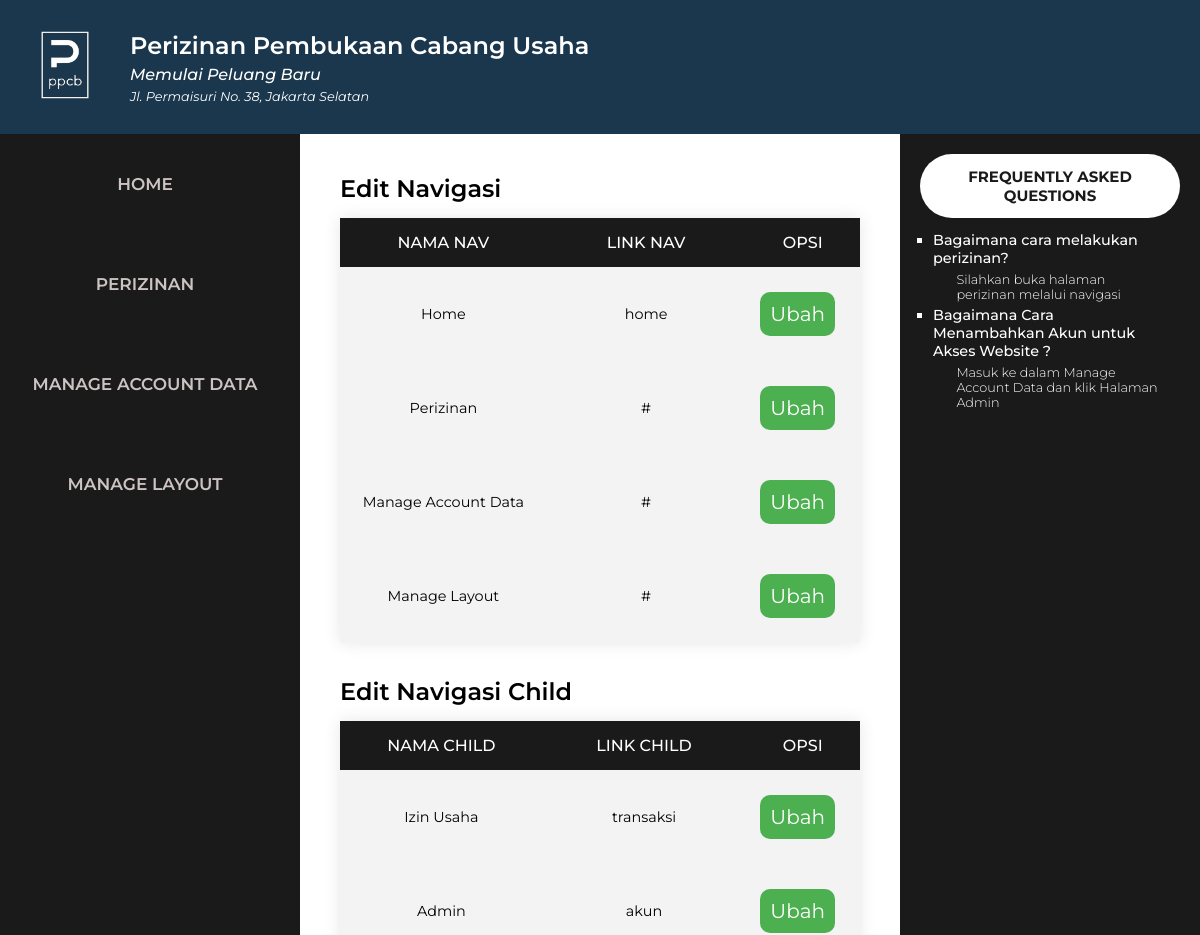
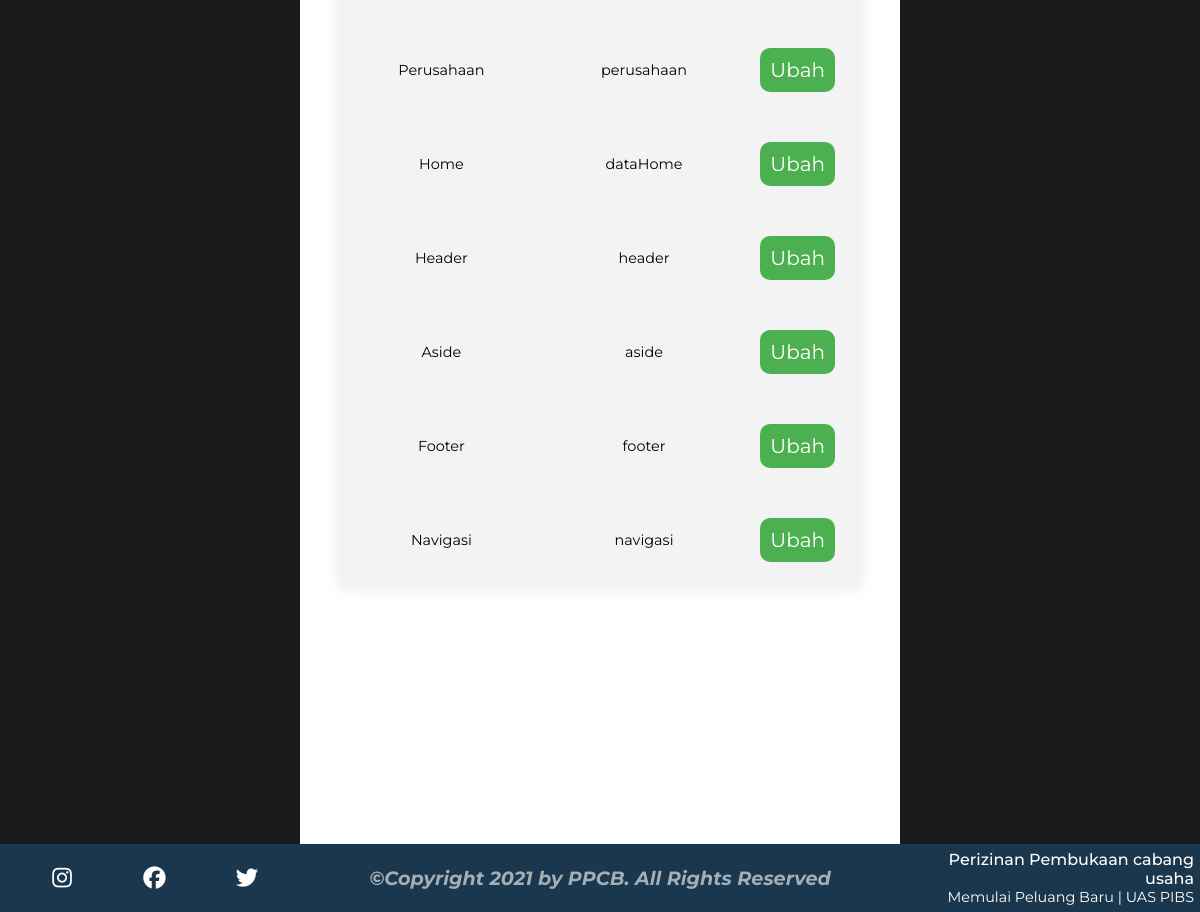
The app's page /public/navigasi (signed in) with its own data (2 pictures, top to bottom).
### tables this page shows
CREATE TABLE `header` (
  `id_header` varchar(20) NOT NULL DEFAULT '',
  `logo` varchar(255) DEFAULT NULL,
  `nama_web` varchar(255) DEFAULT NULL,
  `sub_text` varchar(255) DEFAULT NULL,
  `alamat` varchar(255) DEFAULT NULL
);

CREATE TABLE `navigasi` (
  `id_nav` varchar(11) NOT NULL DEFAULT '',
  `nav_main` varchar(255) DEFAULT NULL,
  `nav_link` varchar(255) DEFAULT NULL
);

CREATE TABLE `navchild` (
  `id_child` varchar(20) NOT NULL DEFAULT '',
  `child_name` varchar(255) DEFAULT NULL,
  `child_link` varchar(255) DEFAULT NULL,
  `id_nav` varchar(255) DEFAULT NULL
);

CREATE TABLE `aside` (
  `id_aside` varchar(20) NOT NULL DEFAULT '',
  `aside_faq` varchar(255) DEFAULT NULL,
  `faq_answer` varchar(255) DEFAULT NULL
);

CREATE TABLE `footer` (
  `id_footer` varchar(20) NOT NULL DEFAULT '',
  `copyright` varchar(255) DEFAULT NULL,
  `facebook` varchar(255) DEFAULT NULL,
  `instagram` varchar(255) DEFAULT NULL,
  `twitter` varchar(255) DEFAULT NULL,
  `nama_web` varchar(255) DEFAULT NULL,
  `slogan` varchar(255) DEFAULT NULL,
  `keterangan` varchar(255) DEFAULT NULL
);

### app/core/Controller.php (called while the page is built, shortened)
<?php
class Controller
{
    public function view($view, $data = [])
    {
        require_once '../app/views/' . $view . '.php';
    }
    public function model($model)
    {
        return new $model;
    }
}

### app/controllers/Navigasi.php (called while the page is built, shortened)
<?php
class Navigasi extends Controller
{
    public function index()
    {
        $data['judul'] = 'Manage Navigation';
        $data['head'] = $this->model('Header_model')->getHeader();
        $data['footer'] = $this->model('Footer_model')->getFooter();
        $data['aside'] = $this->model('Aside_model')->getAside();
        $data['nav'] = $this->model('Navigasi_model')->getNavigasi();
        $data['child'] = $this->model('Navigasi_model')->getChild();
        $this->view('templates/header', $data);
        $this->view('templates/nav', $data);
        $this->view('navigasi/index', $data);
        $this->view('templates/aside', $data);
        $this->view('templates/footer', $data);
    }
}

### app/core/App.php (called while the page is built, shortened)
<?php
class App
{
    protected $method = 'index';
    protected $params = [];
    public function __construct()
    {
        $this->controller = new $this->controller;
        call_user_func_array([$this->controller, $this->method], $this->params);
    }
}

### public/index.php (called while the page is built, shortened)
<?php
$app = new App;

### app/core/Database.php (called while the page is built, shortened)
<?php
class Database
{
    private $host = DB_HOST;
    private $user = DB_USER;
    private $pass = DB_PASS;
    private $db_name = DB_NAME;
    private $dbh;
    private $stmt;
    public function __construct()
    {
        $dsn = 'mysql:host=' . $this->host . ';dbname=' . $this->db_name;;
        $option = [
            PDO::ATTR_PERSISTENT => true,
            PDO::ATTR_ERRMODE => PDO::ERRMODE_EXCEPTION
        ];
        try {
            $this->dbh = new PDO($dsn, $this->user, $this->pass, $option);
        } catch (PDOException $e) {
            die($e->getMessage());
        }
    }
    public function query($query)
    {
        $this->stmt = $this->dbh->prepare($query);
    }
    public function execute()
    {
        $this->stmt->execute();
    }
    public function resultSet()
    {
        $this->execute();
        return $this->stmt->fetchAll(PDO::FETCH_ASSOC);
    }
    public function single()
    {
        $this->execute();
        return $this->stmt->fetch(PDO::FETCH_ASSOC);
    }
}

### app/models/Header_model.php (called while the page is built, shortened)
<?php
class Header_model
{
    private $db;
    public function __construct()
    {
        $this->db = new Database;
    }
    public function getHeader()
    {
        $this->db->query('SELECT * FROM header');
        return $this->db->single();
    }
}

### app/models/Navigasi_model.php (called while the page is built, shortened)
<?php
class Navigasi_model
{
    private $db;
    public function __construct()
    {
        $this->db = new Database;
    }
    public function getNavigasi()
    {
        $this->db->query('SELECT * FROM navigasi');
        return $this->db->resultSet();
    }
    public function getChild()
    {
        $this->db->query('SELECT * FROM navchild');
        return $this->db->resultSet();
    }
}

### app/models/Aside_model.php (called while the page is built, shortened)
<?php
class Aside_model
{
    private $db;
    public function __construct()
    {
        $this->db = new Database;
    }
    public function getAside()
    {
        $this->db->query('SELECT * FROM aside');
        return $this->db->resultSet();
    }
}

### app/models/Footer_model.php (called while the page is built, shortened)
<?php
class Footer_model
{
    private $db;
    public function __construct()
    {
        $this->db = new Database;
    }
    public function getFooter()
    {
        $this->db->query('SELECT * FROM footer');
        return $this->db->single();
    }
}

### app/views/navigasi/index.php (the view)
<article>
    <h2 class="navigasihead">Edit Navigasi</h2>
    <table border=1 class="tabledata">
        <tr>
            <th>Nama Nav</th>
            <th>Link Nav</th>
            <th>Opsi</th>
        </tr>
        <?php foreach ($data['nav'] as $nav) : ?>
            <tr>
                <td><?= $nav['nav_main']; ?></td>
                <td><?= $nav['nav_link']; ?></td>
                <td><a href="<?= BASEURL; ?>/navigasi/ubah/<?= $nav['id_nav']; ?>"><button class="button_ubah">Ubah</button></a></td>
            </tr>
        <?php endforeach; ?>
    </table>
    <br>
    <h2 class="navigasihead">Edit Navigasi Child</h2>
    <table border=1 class="tabledata">
        <tr>
            <th>Nama Child</th>
            <th>Link Child</th>
            <th>Opsi</th>
        </tr>
        <?php foreach ($data['child'] as $child) : ?>
            <tr>
                <td><?= $child['child_name']; ?></td>
                <td><?= $child['child_link']; ?></td>
                <td><a href="<?= BASEURL; ?>/navigasi/ubahChild/<?= $child['id_child']; ?>"><button class="button_ubah">Ubah</button></a></td>
            </tr>
        <?php endforeach; ?>
    </table>
</article>

### app/views/templates/header.php (shortened to what this page needs)
<!DOCTYPE html>
<html lang="en">
<head>
    <link rel="stylesheet" href="<?= BASEURL; ?>/css/d_style.css">
</head>
<body>
    <header>
        <div class="sisikiri">
            <span class="containimg">
                <img id="logowebsite" src="<?= BASEURL; ?>/img/<?= $data['head']['logo']; ?>.png" />
            </span>
            <span class="containheadinfo">
                <div class="namaweb"><?= $data['head']['nama_web']; ?></div>
                <div class="slogan"><?= $data['head']['sub_text']; ?></div>
                <div class="alamat"><?= $data['head']['alamat']; ?></div>
            </span>
        </div>
    </header>

### app/views/templates/nav.php (shortened to what this page needs)
<div>
    <nav>
        <ul>
            <button class="bgnavmain"><a class="navmain" href="<?= BASEURL ?>/<?= $data['nav']['0']['nav_link'] ?>/"><?= $data['nav']['0']['nav_main'] ?></a></button>
            <button class="drpnavmain"><a class="navmain" href="<?= $data['nav']['1']['nav_link'] ?>"><?= $data['nav']['1']['nav_main'] ?></a></button>
            <button class="drpnavmain"><a class="navmain" href="<?= $data['nav']['2']['nav_link'] ?>"><?= $data['nav']['2']['nav_main'] ?></a></button>
            <li class="drpnavmain"><a class="navmain" href="<?= $data['nav']['3']['nav_link'] ?>"><?= $data['nav']['3']['nav_main'] ?></a></li>
        </ul>
    </nav>

### app/views/templates/aside.php
<aside>
    <h4>FREQUENTLY ASKED QUESTIONS</h4>
    <ul class="faq">
        <?php foreach ($data['aside'] as $aside) : ?>
            <li class="pertanyaan"> <?= $aside['aside_faq']; ?>
                <ul class="jawab">
                    <li class="jawaban"><?= $aside['faq_answer']; ?></li>
                </ul>
            </li>
        <?php endforeach ?>
    </ul>
</aside>
</div>

### app/views/templates/footer.php (shortened to what this page needs)
<footer>
    <span class="footerkiri">
        <a class="social" href="<?= $data['footer']['instagram']; ?>"> <i class="fab fa-instagram"></i></a>
        <a class="social" href="<?= $data['footer']['facebook']; ?>"><i class="fab fa-facebook"></i></a>
        <a class="social" href="<?= $data['footer']['twitter']; ?>"><i class="fab fa-twitter"></i></a></i>
    </span>
    <span class="footertengah">
        <h3>&copy;<?= $data['footer']['copyright']; ?></h3>
    </span>
    <span class="footerkanan">
        <div class="footerinfo">
            <div class="info"><?= $data['footer']['nama_web']; ?></div>
            <div class="subtext"><?= $data['footer']['slogan'] ?> | <?= $data['footer']['keterangan'] ?></div>
        </div>
    </span>
</footer>
</body>
</html>

### public/css/d_style.css (style rules this page uses)
* { box-sizing: border-box; font-family: "Montserrat", sans-serif; margin: 0px; padding: 0px; }
header { padding: 10px; background-color: #1a374d; width: 100%; display: flex; align-items: center; height: 100%; }
.sisikiri { display: flex; align-items: center; padding: 5px; }
#logowebsite { height: 100px; width: 100px; }
.containheadinfo { height: 100%; display: inline-block; margin-left: 15px; align-items: center; font-weight: 600; color: white; }
.slogan { font-weight: 500; color: white; }
.alamat { font-weight: 400; font-size: 0.8rem; font-style: italic; color: white; }
.containimg { display: inline-block; align-items: center; }
nav { float: left; color: rgb(0, 0, 0); width: 25%; height: 100vh; background-color: #1b1a1a; overflow-y: scroll; text-transform: uppercase; }
.navmain { text-align: center; color: rgb(204, 195, 195); font-weight: 600; text-transform: uppercase; }
.bgnavmain { background-color: #1b1a1a; padding: 30px; display: block; border: none; width: 100%; text-transform: uppercase; }
.drpnavmain { background-color: #1b1a1a; padding: 30px; display: block; border: none; width: 100%; text-transform: uppercase; }
ul { list-style-type: none; padding: 0px; }
a { text-decoration: none; font-size: 17px; color: rgb(0, 0, 0); display: block; }
article { color: rgb(0, 0, 0); float: left; padding: 40px; height: 100vh; width: 50%; background-color: #ffffff; overflow-y: scroll; }
.navigasihead { margin-bottom: 15px; font-weight: 600; }
aside { color: rgb(255, 255, 255); text-align: center; float: left; padding: 20px; font-size: 15px; width: 25%; height: 100vh; background-color: #1b1a1a; overflow-y: scroll; }
aside h4 { background-color: white; padding: 5%; color: #1b1a1a; border-radius: 60px; }
.faq { padding: 5%; text-align: left; list-style-type: square; word-break: normal; }
.pertanyaan { font-weight: 500; font-size: 0.9rem; }
.jawab { list-style: none; padding: 2%; padding-left: 10%; font-weight: 300; font-size: 0.8rem; }
footer { display: flex; flex-direction: row; font-size: 1.1rem; padding: 0.5%; bottom: 0; width: 100%; background-color: #1a374d; float: left; align-items: center; }
.social { display: flex; align-items: center; padding: 0; justify-content: center; width: 100%; }
.social i { font-size: 1.4rem; color: white; text-align: center; }
footer .footertengah h3 { opacity: 0.6; font-size: 1.2rem; font-weight: 6=00; font-style: italic; color: black; text-align: center; display: inline-block; color: white; }
.footerkiri { display: flex; width: 25%; height: 100%; float: left; padding: 10px; align-items: center; justify-content: center; color: white; }
.footerkiri a { align-items: center; justify-content: center; color: white; }
.footerkiri a i { transition: 0.3s ease-in-out; }
.footertengah { display: flex; width: 50%; height: 100%; padding: 0.1%; float: left; bottom: 0px; align-items: center; justify-content: center; color: white; }
.footerkanan { display: flex; width: 25%; height: 100%; float: left; align-items: center; justify-content: center; color: white; }
.info { text-align: right; font-size: 1rem; font-weight: 500; }
.subtext { text-align: right; font-size: 0.9rem; font-weight: 400; }
.footerinfo { display: block; }
.tabledata { margin-top: 10px; border-collapse: collapse; width: 100%; border: none; box-shadow: rgba(17, 17, 26, 0.1) 0px 0px 16px; margin-bottom: 15px; }
.tabledata td { border: none; padding: 15px; background-color: #f3f3f4; text-align: center; color: black; width: 50%; font-size: 0.9rem; }
.tabledata th { border: none; font-size: 1rem; padding: 15px; font-weight: 500; text-align: center; background-color: #1b1a1a; color: white; width: 50%; text-transform: uppercase; }
.button_ubah { background-color: #4caf50; border: none; color: white; padding: 10px; text-align: center; text-decoration: none; display: inline-block; font-size: 20px; cursor: pointer; border-radius: 10px; }
a { padding: 10px 10px 10px 0px; }
.namaweb { font-weight: 600; font-size: 1.5rem; margin-bottom: 5px; }
.slogan { font-style: italic; font-weight: 500; margin-bottom: 5px; }
header { display: flex; align-items: center; }

### records on screen
header: logo (picture), nama_web "Perizinan Pembukaan Cabang Usaha", sub_text "Memulai Peluang Baru", alamat "Jl. Permaisuri No. 38, Jakarta Selatan"
navigasi: nav_main "HOME", nav_main "Home", nav_link "home"
navigasi: nav_main "PERIZINAN", nav_main "Perizinan", nav_link "#"
navigasi: nav_main "MANAGE ACCOUNT DATA", nav_main "Manage Account Data", nav_link "#"
navigasi: nav_main "MANAGE LAYOUT", nav_main "Manage Layout", nav_link "#"
navchild: child_name "Izin Usaha", child_link "transaksi"
navchild: child_name "Admin", child_link "akun"
navchild: child_name "Perusahaan", child_link "perusahaan"
navchild: child_name "Home", child_link "dataHome"
navchild: child_name "Header", child_link "header"
navchild: child_name "Aside", child_link "aside"
navchild: child_name "Footer", child_link "footer"
navchild: child_name "Navigasi", child_link "navigasi"
aside: aside_faq "Bagaimana cara melakukan perizinan?", faq_answer "Silahkan buka halaman perizinan melalui navigasi"
aside: aside_faq "Bagaimana Cara Menambahkan Akun untuk Akses Website ?", faq_answer "Masuk ke dalam Manage Account Data dan klik Halaman Admin"
footer: copyright "Copyright 2021 by PPCB. All Rights Reserved", nama_web "Perizinan Pembukaan cabang usaha", slogan "Memulai Peluang Baru", keterangan "UAS PIBS"
